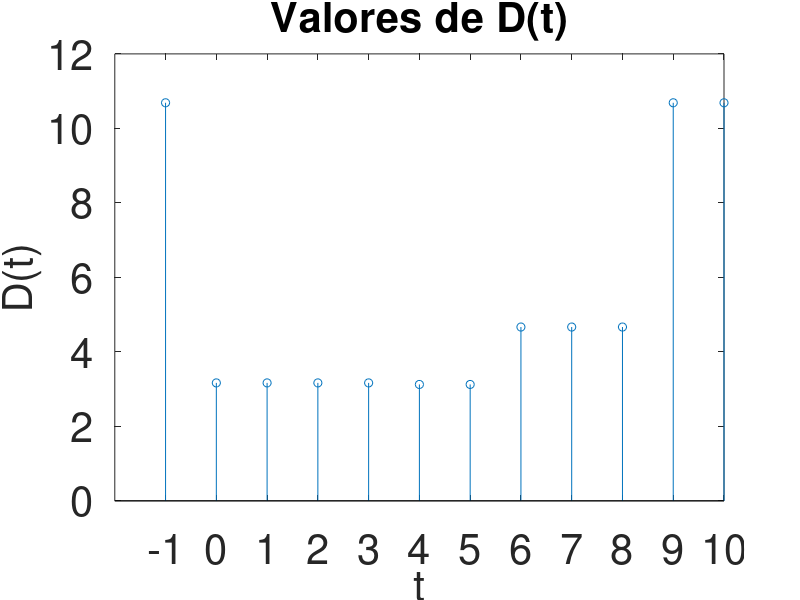

The MATLAB source for this figure:
X = [0 4 6 9];

n = 1;
D = zeros(1,12);

for t = -1:10
    
    i = find(X <= t);
    
    if isempty(i) || (length(X) == length(i))
        y1 = mean(X);
        y2 = y1;
    else
        y1 = sum(X(i))/length(i);
        y2 = sum(X((length(i)+1):end))/(length(X) - length(i));
    end
    
    D(n) = 0;
    contador = 1;
    
    for j = 1:length(X)
        if isempty(i)
            D(n) = D(n) + (X(j) - y1) ^ 2;
        else
            if contador > length(i)
                D(n) = D(n) + (X(j) - y2) ^ 2;
            else
                D(n) = D(n) + (X(j) - y1) ^ 2;
            end
            
            contador = contador + 1;
        end  
    end
    
    D(n) = (1/length(X)) * D(n);
    
    n = n + 1;
end

stem(-1:10, D);
set(gca, 'FontSize', 30, 'xtick', -1:10)
title('Valores de D(t)', 'FontSize', 30);
xlabel('t', 'FontSize', 30);
ylabel('D(t)', 'FontSize', 30);